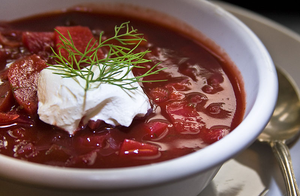
#> input picture group 412/lab2/Shkliarov_Vitalii/img1.png, 300 x 196 px
$ jupyter execute CV_L2.ipynb
#> lines starting #> are read from the running program, lines starting #| are printed output that depends on the picture; pictures that were not available may be replaced by others from this repository, and a replacement may not be noted
[cell 1]
import cv2
import random
import numpy as np
from matplotlib import pyplot as plt

[cell 2]
def get_brisk():
    brisk = cv2.BRISK_create()
    kp1, desc1 = brisk.detectAndCompute(img1, None)
    kp2, desc2 = brisk.detectAndCompute(img2, None)
    return kp1, desc1, kp2, desc2

[cell 3]
def brisk_bf_matcher(matches_number):
    kp1, desc1, kp2, desc2 = get_brisk()
    matcher = cv2.BFMatcher(cv2.NORM_HAMMING, crossCheck=True)
    matches = matcher.match(desc1, desc2)
    matches = sorted(matches, key=lambda x: x.distance)

    return cv2.drawMatches(img1, kp1, img2, kp2, matches[:matches_number], None, flags=2)

[cell 4]
def brisk_custom_matcher(matches_number=10):
    kp1, desc1, kp2, desc2 = get_brisk()

    matches = []
    for i, d1 in enumerate(desc1, start=0):
        for j, d2 in enumerate(desc2, start=0):
            matches.append(cv2.DMatch(_trainIdx=j, _queryIdx=i, _distance=float(np.sum(d1 ^ d2)), _imgIdx=0))

    matches = sorted(matches, key=lambda sample: sample.distance)

    return cv2.drawMatches(img1, kp1, img2, kp2, matches[:matches_number], None, flags=2)

[cell 5]
def visualize(image):
    plt.figure(figsize=(12, 12))
    plt.imshow(image)

[cell 6]
def display_variants():
    visualize(image=brisk_bf_matcher(matches_number=15))
    visualize(image=brisk_custom_matcher(matches_number=15))

[cell 7]
img1 = cv2.cvtColor(cv2.imread('img1.png', cv2.IMREAD_COLOR), cv2.COLOR_BGR2RGB)
img2 = cv2.cvtColor(cv2.imread('img2.png', cv2.IMREAD_COLOR), cv2.COLOR_BGR2RGB)
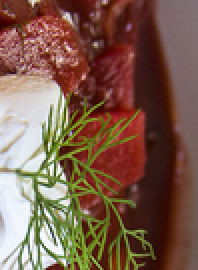
#> input picture group 412/lab2/Shkliarov_Vitalii/img2.png, 99 x 135 px (shown 2 times larger)
display_variants()
#> in get_brisk, `kp1, desc1 = brisk.detectAndCompute(img1, None)`: kp1 = 849 keypoints; strongest (x, y, size): (31, 125, 11.7), (127, 124, 27.1), (88, 139, 11.5), (126, 152, 11.9)
#> in get_brisk, `kp2, desc2 = brisk.detectAndCompute(img2, None)`: kp2 = 174 keypoints; strongest (x, y, size): (33, 24, 11.5), (31, 88, 11.5), (41, 38, 11.9), (38, 111, 12)
#> in brisk_bf_matcher, `matches = matcher.match(desc1, desc2)`: matches = 160 matches
#> in brisk_bf_matcher, `return cv2.drawMatches(img1, kp1, img2, kp2, matches[:matches_number],..`:
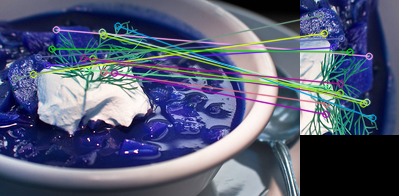
#> returned value: shape (196, 399, 3); mean of channels 0, 1, 2 117.4, 91.9, 84.8; drawn as B, G, R
#> after the loop in brisk_custom_matcher, `for i, d1 in enumerate(desc1, start=0):`: matches = 147726 matches
#> in brisk_custom_matcher, `return cv2.drawMatches(img1, kp1, img2, kp2, matches[:matches_number],..`:
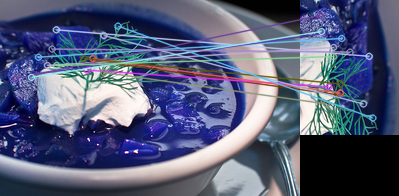
#> returned value: shape (196, 399, 3); mean of channels 0, 1, 2 120.4, 91.8, 85.6; drawn as B, G, R

[cell 8]
img1 = cv2.cvtColor(cv2.imread('img3.png', cv2.IMREAD_COLOR), cv2.COLOR_BGR2RGB)
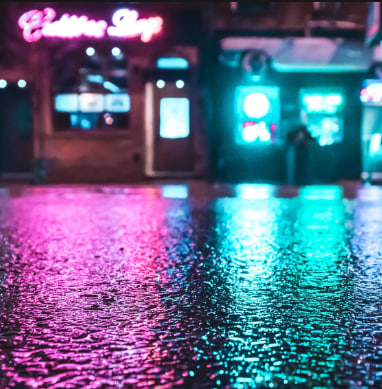
#> input picture group 412/lab2/Duda_Oleksandr/img3.jpg, 382 x 389 px, given in place of img3.png, which was not available
#> img1: shape (389, 382, 3)
img2 = cv2.cvtColor(cv2.imread('img4.png', cv2.IMREAD_COLOR), cv2.COLOR_BGR2RGB)
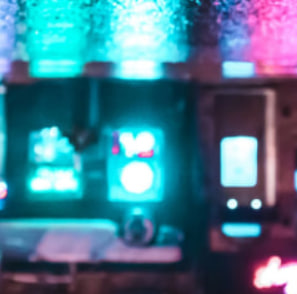
#> input picture group 412/lab2/Duda_Oleksandr/img4.jpg, 297 x 294 px, given in place of img4.png, which was not available
#> img2: shape (294, 297, 3)
display_variants()
#> call 2 of brisk_bf_matcher, with matches_number = 15
#> in get_brisk (call 3), `kp1, desc1 = brisk.detectAndCompute(img1, None)`: kp1 = 3495 keypoints; strongest (x, y, size): (89, 50, 27.4), (115, 50, 26.5), (179, 83, 30.6), (115, 51, 32.2)
#> in get_brisk (call 3), `kp2, desc2 = brisk.detectAndCompute(img2, None)`: kp2 = 73 keypoints; strongest (x, y, size): (231, 204, 35.4), (232, 204, 39.9), (231, 202, 29.7), (227, 228, 38.3)
#> in brisk_bf_matcher (call 2), `matches = matcher.match(desc1, desc2)`: matches = 51 matches
#> in brisk_bf_matcher (call 2), `return cv2.drawMatches(img1, kp1, img2, kp2, matches[:matches_number],..`:
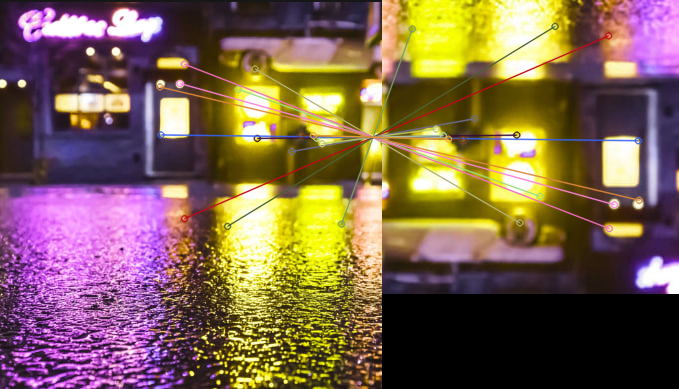
#> returned value: shape (389, 679, 3); mean of channels 0, 1, 2 79, 99.3, 126; drawn as B, G, R
#> call 2 of brisk_custom_matcher, with matches_number = 15
#> after the loop in brisk_custom_matcher (call 2), `for i, d1 in enumerate(desc1, start=0):`: matches = 255135 matches
#> in brisk_custom_matcher (call 2), `return cv2.drawMatches(img1, kp1, img2, kp2, matches[:matches_number],..`:
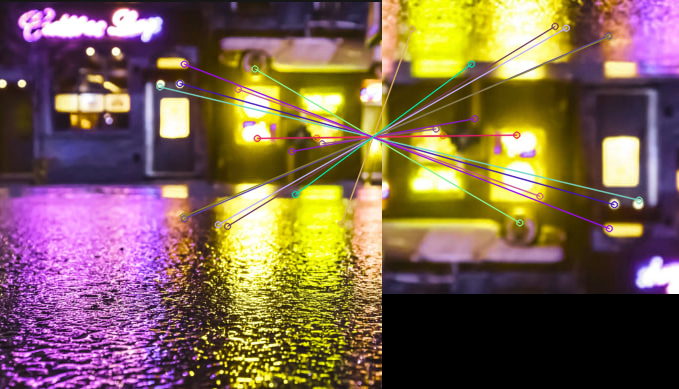
#> returned value: shape (389, 679, 3); mean of channels 0, 1, 2 80.2, 99.2, 125.5; drawn as B, G, R
